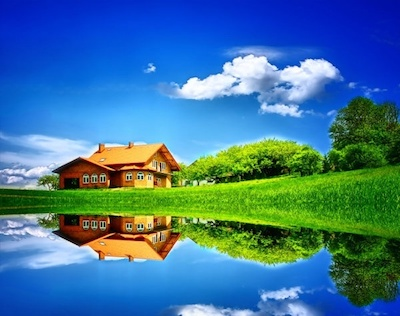
#> input picture images/scenary.jpg, 400 x 316 px
$ jupyter execute '2.3 Convolution and Blurring.ipynb'
#> lines starting #> are read from the running program, lines starting #| are printed output that depends on the picture
# Convolution and Blurring

### Convolution
A Convolution is a mathematical operation performed on two functions producing a third function which is typically a modified version of one of the original functions.

OutputImage = Image * Function(KernelSize)

In Computer Vision we use kernel’s to specify the size over which we run our manipulating function over our image.

### Blurring

Blurring is an operation where we average the pixels within a region (kernel).

Kernel = (1/25)|1 1 1 1 1| (5 X 5) Matrix

The above is a 5 x 5 kernel.
We multiply by 1/25 to normalize i.e. sum to 1, otherwise we’d be increasing intensity.

cv2.filter2D(image, -1, kernel)

[cell 1]
import cv2
import numpy as np

[cell 2]
image = cv2.imread('images/scenary.jpg')
#> image is the input picture: shape (316, 400, 3); mean B, G, R 149.3, 117.9, 63.4
cv2.imshow('Original Image', image)
cv2.waitKey(0)

# Creating our 3 x 3 kernel
kernel_3x3 = np.ones((3, 3), np.float32) / 9

# We use the cv2.fitler2D to conovlve the kernal with an image
blurred = cv2.filter2D(image, -1, kernel_3x3)
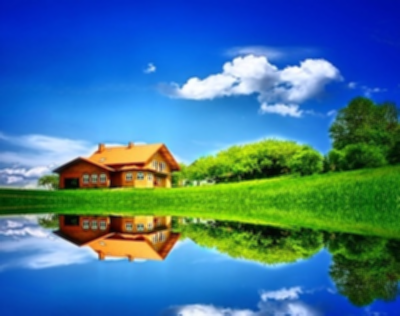
#> blurred: shape (316, 400, 3); mean B, G, R 149.3, 117.9, 63.4
cv2.imshow('3x3 Kernel Blurring', blurred)
cv2.waitKey(0)

# Creating our 7 x 7 kernel
kernel_7x7 = np.ones((7, 7), np.float32) / 49

blurred2 = cv2.filter2D(image, -1, kernel_7x7)
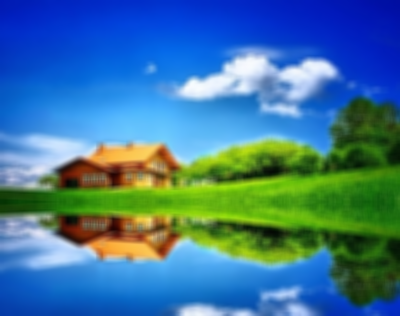
#> blurred2: shape (316, 400, 3); mean B, G, R 149.3, 117.9, 63.4
cv2.imshow('7x7 Kernel Blurring', blurred2)
cv2.waitKey(0)

cv2.destroyAllWindows()

### Other Types of Blurring

- cv2.blur – Averages values over a specified window
- cv2.GaussianBlur – Similar, but uses a Gaussian window (more emphasis or weighting on points around the center)
- cv2.medianBlur – Uses median of all elements in the window
- cv2.bilateralFilter – Blur while keeping edges sharp (slower). It also takes a Gaussian filter in space, but one more Gaussian filter which is a function of pixel difference. The pixel difference function makes sure only those pixels with similar intensity to central pixel is considered for blurring. So it preserves the edges since pixels at edges will have large intensity variation.

[cell 3]
# Averaging done by convolving the image with a normalized box filter.
# This takes the pixels under the box and replaces the central element
# Box size needs to odd and positive
blur = cv2.blur(image, (3,3))
cv2.imshow('Averaging', blur)
cv2.waitKey(0)

# Instead of box filter, gaussian kernel
Gaussian = cv2.GaussianBlur(image, (7,7), 0)
cv2.imshow('Gaussian Blurring', Gaussian)
cv2.waitKey(0)

# Takes median of all the pixels under kernel area and central
# element is replaced with this median value
median = cv2.medianBlur(image, 5)
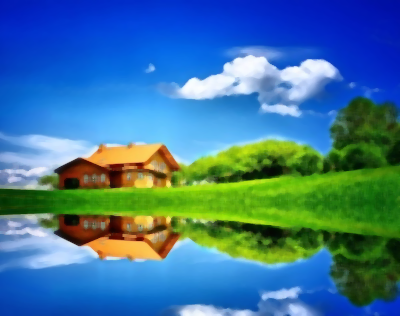
#> median: shape (316, 400, 3); mean B, G, R 148.7, 117.8, 63.1
cv2.imshow('Median Blurring', median)
cv2.waitKey(0)

# Bilateral is very effective in noise removal while keeping edges sharp
bilateral = cv2.bilateralFilter(image, 9, 75, 75)
cv2.imshow('Bilateral Blurring', bilateral)
cv2.waitKey(0)
cv2.destroyAllWindows()

### Image De-noising - Non- Local Means Denoising

There are 4 variations of Non-Local Means Denoising:
- cv2.fastNlMeansDenoising() - works with a single grayscale images
- cv2.fastNlMeansDenoisingColored() - works with a color image.
- cv2.fastNlMeansDenoisingMulti() - works with image sequence captured in short period of time (grayscale images)
- cv2.fastNlMeansDenoisingColoredMulti() - same as above, but for color images.

[cell 4]
# Parameters, after None are - the filter strength 'h' (5-10 is a good range)
# Next is hForColorComponents, set as same value as h again
#
dst = cv2.fastNlMeansDenoisingColored(image, None, 6, 6, 7, 21)

cv2.imshow('Fast Means Denoising', dst)
cv2.waitKey(0)

cv2.destroyAllWindows()
